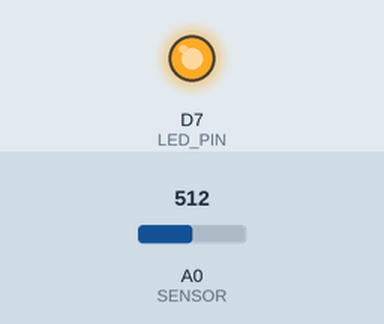
Simulated run of this sketch. Board: ESP8266 (NodeMCU). Shown: output pins drawn as LEDs (lit = HIGH). The inputs (shaded band) are chosen by the test bench; at power-on: A0 (SENSOR) = 512. What the sketch prints to the serial monitor is not drawn.

Above: at 1.2 s.
1.3 s: A0 (SENSOR) set to 987
2.8 s: A0 (SENSOR) set to 1010
At 4.0 s:
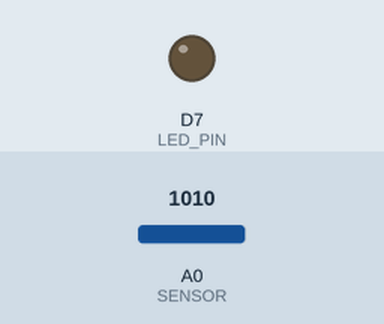
4.3 s: A0 (SENSOR) set to 990
At 5.2 s:
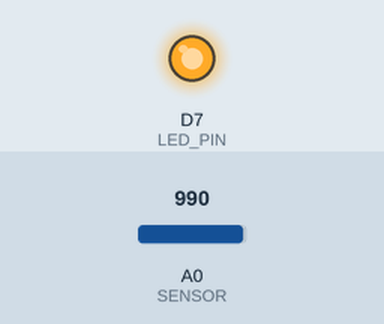
5.8 s: A0 (SENSOR) set to 1023
At 6.3 s:
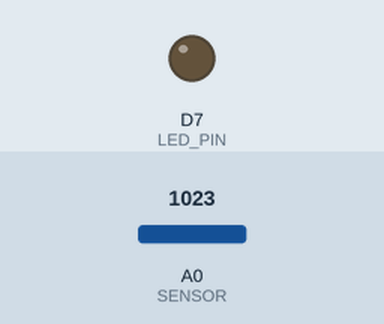
Timing chart, 0 to 8.3 s (numbered marks = the images above; inputs shaded):
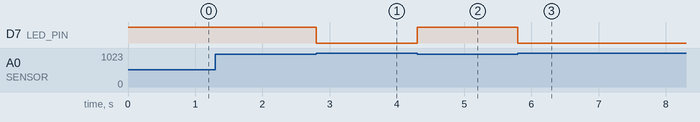

The sketch:

photosensor.ino
```cpp
//Constants
const int SENSOR = A0;
const int LED_PIN = D7;
const int THRESHOLD = 1000;

//Pin Setup
int led_state = HIGH;

void setup() {
  Serial.begin(115200);

  //Creating Pin inputs and outputs
  pinMode(LED_PIN, OUTPUT);
  pinMode(SENSOR, INPUT);

  //Initializing LED state
  digitalWrite(LED_PIN, led_state);

}

void loop() {

  //Amount of samples
  const int SAMPLES = 10;

  //Value to be averaged at the end
  int accumulator = 0;

  //Collect 10 samples
  for (int i = 0; i < SAMPLES; i++)
    accumulator += analogRead(SENSOR);

  //Calculate the average
  int avg = (accumulator /= SAMPLES);

  if (avg >= THRESHOLD) {
    Serial.printf("triggered\n");
    digitalWrite(LED_PIN, LOW);
  }
  else digitalWrite(LED_PIN, HIGH);

}
```

Measured:
- the behaviour switches between 999 and 1000 on A0 (SENSOR) (found by bisection; images 0 and 1)
- after the input at 2.8 s, D7 (LED_PIN): HIGH → LOW at once
- after the input at 4.3 s, D7 (LED_PIN): LOW → HIGH at once
- after the input at 5.8 s, D7 (LED_PIN): HIGH → LOW at once
